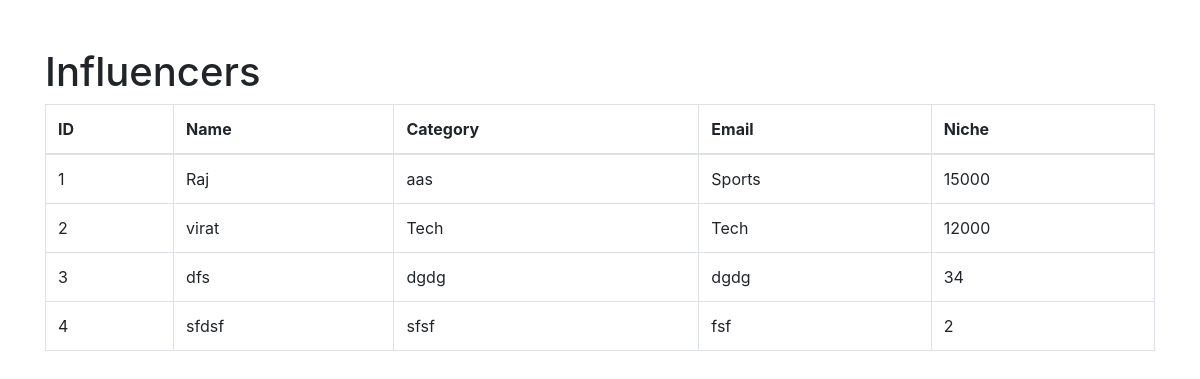
Screenshot of /admin/view_influencers with the database file from the repository.
### code/app.py (models this page shows)
class Influencer(db.Model):
    __tablename__ = 'Influencer'
    inflid = db.Column(db.Integer, primary_key=True, autoincrement=True)
    Name = db.Column(db.String, nullable=False)
    Category = db.Column(db.String, nullable=False)
    Niche = db.Column(db.String, nullable=False)
    Reach = db.Column(db.Integer, nullable=False)
    profilephoto = db.Column(db.String)
    username = db.Column(db.String, nullable=False)
    pass_ = db.Column(db.Integer, nullable=False)

### code/app.py (the view)
@app.route('/admin/view_influencers')
def view_admin_influencers():
    influencers = Influencer.query.all()
    return render_template('view_influencers.html', influencers=influencers)

### templates/view_influencers.html (shortened to what this page needs)
<!DOCTYPE html>
<html>
<head>
    <link href="https://stackpath.bootstrapcdn.com/bootstrap/4.5.2/css/bootstrap.min.css" rel="stylesheet">
</head>
<body>
    <div class="container mt-5">
        <h1>Influencers</h1>
        <table class="table table-bordered">
            <thead>
                <tr>
                    <th>ID</th>
                    <th>Name</th>
                    <th>Category</th>
                    <th>Email</th>
                    <th>Niche</th>
                </tr>
            </thead>
            <tbody>
                {% for infl in influencers %}
                <tr>
                    <td>{{ infl.inflid }}</td>
                    <td>{{ infl.Name }}</td>
                    <td>{{ infl.Category }}</td>
                    <td>{{ infl.Niche }}</td>
                    <td>{{ infl.Reach }}</td>
                </tr>
                {% endfor %}
            </tbody>
        </table>
    </div>
</body>
</html>

### rows the page displays
Influencer: inflid "1", Name "Raj", Category "aas", Niche "Sports", Reach "15000"
Influencer: inflid "2", Name "virat", Category "Tech", Niche "Tech", Reach "12000"
Influencer: inflid "3", Name "dfs", Category "dgdg", Niche "dgdg", Reach "34"
Influencer: inflid "4", Name "sfdsf", Category "sfsf", Niche "fsf", Reach "2"
